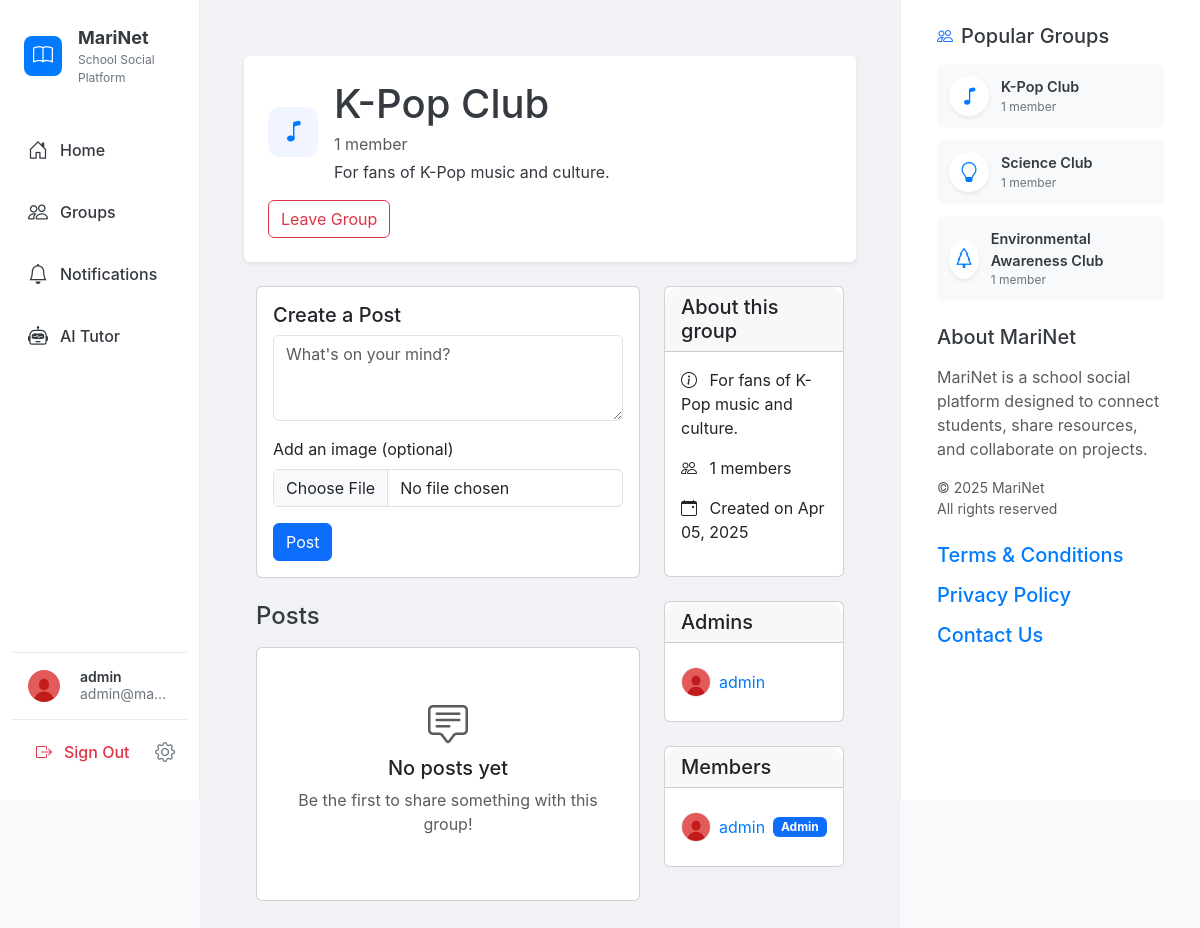
/groups/2d4a59db-3d94-4067-9167-8c7bf621c066 (signed in), run on the app's committed database.
### app.py (models this page shows, shortened)
class User(db.Model, UserMixin):
    id = db.Column(db.String(36), primary_key=True, default=lambda: str(uuid.uuid4()))
    username = db.Column(db.String(80), unique=True, nullable=False)
    email = db.Column(db.String(120), unique=True, nullable=False)
    password = db.Column(db.String(200), nullable=False)
    avatar_url = db.Column(db.String(500), nullable=True, default='/static/default_avatar.jpg')
    bio = db.Column(db.Text, nullable=True)
    created_at = db.Column(db.DateTime, default=get_est_time)
    posts = db.relationship('Post', backref='user', lazy=True)
    group_posts = db.relationship('GroupPost', backref='user', lazy=True)
    groups = db.relationship('Group', secondary=group_members, backref=db.backref('members', lazy='dynamic'))

class Group(db.Model):
    id = db.Column(db.String(36), primary_key=True, default=lambda: str(uuid.uuid4()))
    name = db.Column(db.String(100), nullable=False)
    description = db.Column(db.Text, nullable=True)
    icon = db.Column(db.String(50), nullable=False, default='people')
    created_at = db.Column(db.DateTime, default=get_est_time)
    created_by = db.Column(db.String(36), db.ForeignKey('user.id'), nullable=False)
    posts = db.relationship('GroupPost', backref='group', lazy=True)
    @property
    def members_count(self):
        return self.members.count()
    def is_member(self, user):
        return self.members.filter_by(id=user.id).first() is not None
    def is_admin(self, user):
        membership = db.session.query(group_members).filter_by(
            user_id=user.id,
            group_id=self.id
        ).first()
        return membership and membership.is_admin if membership else False

### tables this page shows
CREATE TABLE group_members (
	user_id VARCHAR(36) NOT NULL, 
	group_id VARCHAR(36) NOT NULL, 
	is_admin BOOLEAN, 
	joined_at DATETIME, 
	PRIMARY KEY (user_id, group_id), 
	FOREIGN KEY(user_id) REFERENCES user (id), 
	FOREIGN KEY(group_id) REFERENCES "group" (id)
);

### routes.py (the view)
@app.route('/groups/<group_id>')
def group_detail(group_id):
    group = Group.query.get_or_404(group_id)
    members_data = db.session.query(User, group_members.c.is_admin) \
        .join(group_members, User.id == group_members.c.user_id) \
        .filter(group_members.c.group_id == group_id) \
        .all()
    members = [
        {
            'id': user.id,
            'username': user.username,
            'avatar_url': user.avatar_url,
            'is_admin': is_admin
        }
        for user, is_admin in members_data
    ]
    admins = [member for member in members if member['is_admin']]
    posts = GroupPost.query.filter_by(group_id=group_id).order_by(GroupPost.created_at.desc()).all()
    is_member = current_user.is_authenticated and group.is_member(current_user)
    is_admin = current_user.is_authenticated and group.is_admin(current_user)
    return render_template(
        'group_detail.html',
        group=group,
        posts=posts,
        members=members,
        admins=admins,
        is_member=is_member,
        is_admin=is_admin
    )

### app.py (called while the page is built)
@app.context_processor
def inject_popular_groups():
    def get_popular_groups(limit=3):
        groups = Group.query.all()
        groups_sorted = sorted(
            groups,
            key=lambda g: g.members.count(),  # This properly counts the members
            reverse=True
        )
        return groups_sorted[:limit]
    return dict(get_popular_groups=get_popular_groups)

@login_manager.user_loader
def load_user(user_id):
    return User.query.get(user_id)

### templates/group_detail.html (shortened to what this page needs)
{% extends "base.html" %}
{% block content %}
<div class="container py-4">
    <div class="group-header mb-4">
        <div class="d-flex align-items-center">
            <div class="icon-wrapper me-3">
                <i class="bi bi-{{ group.icon }}"></i>
            </div>
            <div>
                <h1 class="mb-1">{{ group.name }}</h1>
                <p class="text-muted mb-1">{{ group.members_count }} {% if group.members_count == 1 %}member{% else %}members{% endif %}</p>
                <p class="mb-0">{{ group.description }}</p>
            </div>
        </div>
        <div class="mt-3">
            {% if current_user.is_authenticated %}
                {% if is_member %}
                    <form action="{{ url_for('leave_group', group_id=group.id) }}" method="post" class="d-inline">
                        <button type="submit" class="btn btn-outline-danger">Leave Group</button>
                    </form>
                {% else %}
                    <form action="{{ url_for('join_group', group_id=group.id) }}" method="post" class="d-inline">
                        <button type="submit" class="btn btn-primary">Join Group</button>
                    </form>
                {% endif %}
            {% else %}
                <a href="{{ url_for('login') }}" class="btn btn-primary">Login to Join</a>
            {% endif %}
        </div>
    </div>
    <div class="row">
        <div class="col-md-8">
            {% if is_member %}
            <div class="card mb-4">
                <div class="card-body">
                    <h5 class="card-title">Create a Post</h5>
                    <form action="{{ url_for('create_group_post', group_id=group.id) }}" method="post" enctype="multipart/form-data">
                        <div class="mb-3">
                            <textarea class="form-control" id="content" name="content" rows="3" placeholder="What's on your mind?"></textarea>
                        </div>
                        <div class="mb-3">
                            <label for="image" class="form-label">Add an image (optional)</label>
                            <input class="form-control" type="file" id="image" name="image" accept="image/*">
                        </div>
                        <button type="submit" class="btn btn-primary">Post</button>
                    </form>
                </div>
            </div>
            {% endif %}
            <h4 class="mb-3">Posts</h4>
            {% if not posts %}
                <div class="card mb-4">
                    <div class="card-body text-center py-5">
                        <i class="bi bi-chat-square-text fs-1 text-muted mb-3"></i>
                        <h5>No posts yet</h5>
                        <p class="text-muted">Be the first to share something with this group!</p>
                    </div>
                </div>
            {% endif %}
        </div>
        <div class="col-md-4">
            <div class="card mb-4">
                <div class="card-header">
                    <h5 class="mb-0">About this group</h5>
                </div>
                <div class="card-body">
                    <p><i class="bi bi-info-circle me-2"></i> {{ group.description }}</p>
                    <p><i class="bi bi-people me-2"></i> {{ group.members_count }} members</p>
                    <p><i class="bi bi-calendar-event me-2"></i> Created on {{ group.created_at.strftime('%b %d, %Y') }}</p>
                </div>
            </div>
            <div class="card mb-4">
                <div class="card-header">
                    <h5 class="mb-0">Admins</h5>
                </div>
                <div class="card-body">
                    <ul class="list-group list-group-flush">
                        {% for admin in admins %}
                        <li class="list-group-item px-0">
                            <div class="d-flex align-items-center">
                                <img src="{{ admin.avatar_url }}" alt="{{ admin.username }}" class="avatar small me-2">
                                <a href="{{ url_for('profile', user_id=admin.id) }}" class="text-decoration-none">{{ admin.username }}</a>
                            </div>
                        </li>
                        {% endfor %}
                    </ul>
                </div>
            </div>
            <div class="card">
                <div class="card-header">
                    <h5 class="mb-0">Members</h5>
                </div>
                <div class="card-body">
                    <ul class="list-group list-group-flush">
                        {% for member in members %}
                        <li class="list-group-item px-0">
                            <div class="d-flex align-items-center">
                                <img src="{{ member.avatar_url }}" alt="{{ member.username }}" class="avatar small me-2">
                                <a href="{{ url_for('profile', user_id=member.id) }}" class="text-decoration-none">{{ member.username }}</a>
                                {% if member.is_admin %}
                                <span class="badge bg-primary ms-2">Admin</span>
                                {% endif %}
                            </div>
                        </li>
                        {% endfor %}
                    </ul>
                </div>
            </div>
        </div>
    </div>
</div>
{% endblock %}

### templates/base.html (shortened to what this page needs)
<!DOCTYPE html>
<html lang="en">
<head>
    <link href="https://cdn.jsdelivr.net/npm/bootstrap@5.3.0-alpha1/dist/css/bootstrap.min.css" rel="stylesheet">
    <link rel="stylesheet" href="https://cdn.jsdelivr.net/npm/bootstrap-icons@1.8.0/font/bootstrap-icons.css">
    <link rel="stylesheet" href="{{ url_for('static', filename='css/style.css') }}">
</head>
<body>
    <div class="container-fluid">
        <div class="row">
            {% if current_user.is_authenticated %}
            <div class="col-md-3 col-lg-2 sidebar-container p-0">
                <div class="sidebar py-3">
                    <div class="app-brand mb-4 ps-4">
                        <a href="{{ url_for('index') }}" class="text-decoration-none d-flex align-items-center">
                            <div class="app-logo">
                                <i class="bi bi-book text-white"></i>
                            </div>
                            <div class="ms-3">
                                <div class="app-name">MariNet</div>
                                <div class="app-subtitle">School Social Platform</div>
                            </div>
                        </a>
                    </div>
                    <ul class="nav flex-column">
                        <li class="nav-item">
                            <a class="nav-link {% if request.path == url_for('feed') or request.path == url_for('index') %}active{% endif %}"
                               href="{{ url_for('feed') }}">
                                <i class="bi bi-house-door"></i>
                                <span>Home</span>
                            </a>
                        </li>
                        <li class="nav-item">
                            <a class="nav-link {% if '/groups' in request.path and not '/groups/' in request.path %}active{% endif %}"
                               href="{{ url_for('groups') }}">
                                <i class="bi bi-people"></i>
                                <span>Groups</span>
                            </a>
                        </li>
                        <li class="nav-item">
                            <a class="nav-link {% if request.path == url_for('notifications') %}active{% endif %}"
                               href="{{ url_for('notifications') }}">
                                <i class="bi bi-bell"></i>
                                <span>Notifications</span>
                            </a>
                        </li>
                        <li class="nav-item">
                            <a class="nav-link {% if request.path == url_for('ai_tutor') %}active{% endif %}"
                               href="{{ url_for('ai_tutor') }}">
                                <i class="bi bi-robot"></i>
                                <span>AI Tutor</span>
                            </a>
                        </li>
                    </ul>
                    <div class="profile-section mt-auto">
                        <a href="{{ url_for('profile', user_id=current_user.id) }}" class="user-profile-link">
                            <img src="{{ current_user.avatar_url }}" alt="{{ current_user.username }}" class="avatar-sm rounded-circle">
                            <div class="user-info">
                                <div class="username" title="{{ current_user.username }}">{{ current_user.username }}</div>
                                <div class="user-email" title="{{ current_user.email }}">{{ current_user.email }}</div>
                            </div>
                        </a>
                    </div>
                    <div class="logout-section">
                        <a href="{{ url_for('logout') }}" class="logout-link">
                            <i class="bi bi-box-arrow-right"></i>
                            <span>Sign Out</span>
                        </a>
                        <a href="{{ url_for('settings') }}" class="settings-link">
                            <i class="bi bi-gear"></i>
                        </a>
                    </div>
                </div>
            </div>
            {% endif %}
            <div class="col-md-{% if current_user.is_authenticated %}6{% else %}12{% endif %} col-lg-{% if current_user.is_authenticated %}7{% else %}12{% endif %} main-content">
                {% block content %}{% endblock %}
            </div>
            {% if current_user.is_authenticated %}
            <div class="col-md-3 col-lg-3 right-sidebar-container">
                <div class="right-sidebar p-4">
                    <div class="popular-groups mb-4">
                        <div class="section-header d-flex align-items-center mb-3">
                            <i class="bi bi-people text-primary me-2"></i>
                            <h5 class="mb-0">Popular Groups</h5>
                        </div>
                        <div class="group-list">
                            {% for group in get_popular_groups() %}
                                <a href="{{ url_for('groups', group_id=group.id) }}" class="group-item">
                                    <div class="group-icon">
                                        <i class="bi bi-{{ group.icon }}"></i>
                                    </div>
                                    <div class="group-info">
                                        <div class="group-name">{{ group.name }}</div>
                                        <div class="group-members">{{ group.members_count }} member{{ 's' if group.members_count != 1 else '' }}</div>
                                    </div>
                                </a>
                            {% else %}
                                <div class="text-muted small">No groups available</div>
                            {% endfor %}
                        </div>
                    </div>
                    <div class="about-section">
                        <h5 class="mb-3">About MariNet</h5>
                        <p class="text-muted">MariNet is a school social platform designed to connect students, share resources, and collaborate on projects.</p>
                        <p class="text-muted small mb-0">© 2025 MariNet<br>All rights reserved</p>
                    </div>
                    <div class="terms mt-4">
                        <h5 class="mb-3"><a href="{{ url_for('terms') }}">Terms & Conditions</a></h5>
                        <h5 class="mb-3"><a href="{{ url_for('privacy') }}">Privacy Policy</a></h5>
                        <h5 class="mb-3"><a href="{{ url_for('contact') }}">Contact Us</a></h5>
                    </div>
                </div>
            </div>
            {% endif %}
        </div>
    </div>
</body>
</html>

### data on the page
User: avatar_url (placeholder picture), username "admin", email "admin@ma…"
Group: name "K-Pop Club", description "For fans of K-Pop music and culture.", created_at "Apr 05, 2025", members_count "1"
group_members: avatar_url (placeholder picture), username "admin"
Group: name "Science Club", members_count "1"
Group: name "Environmental Awareness Club", members_count "1"

### other printed values
{{ group.members_count }} "1"
